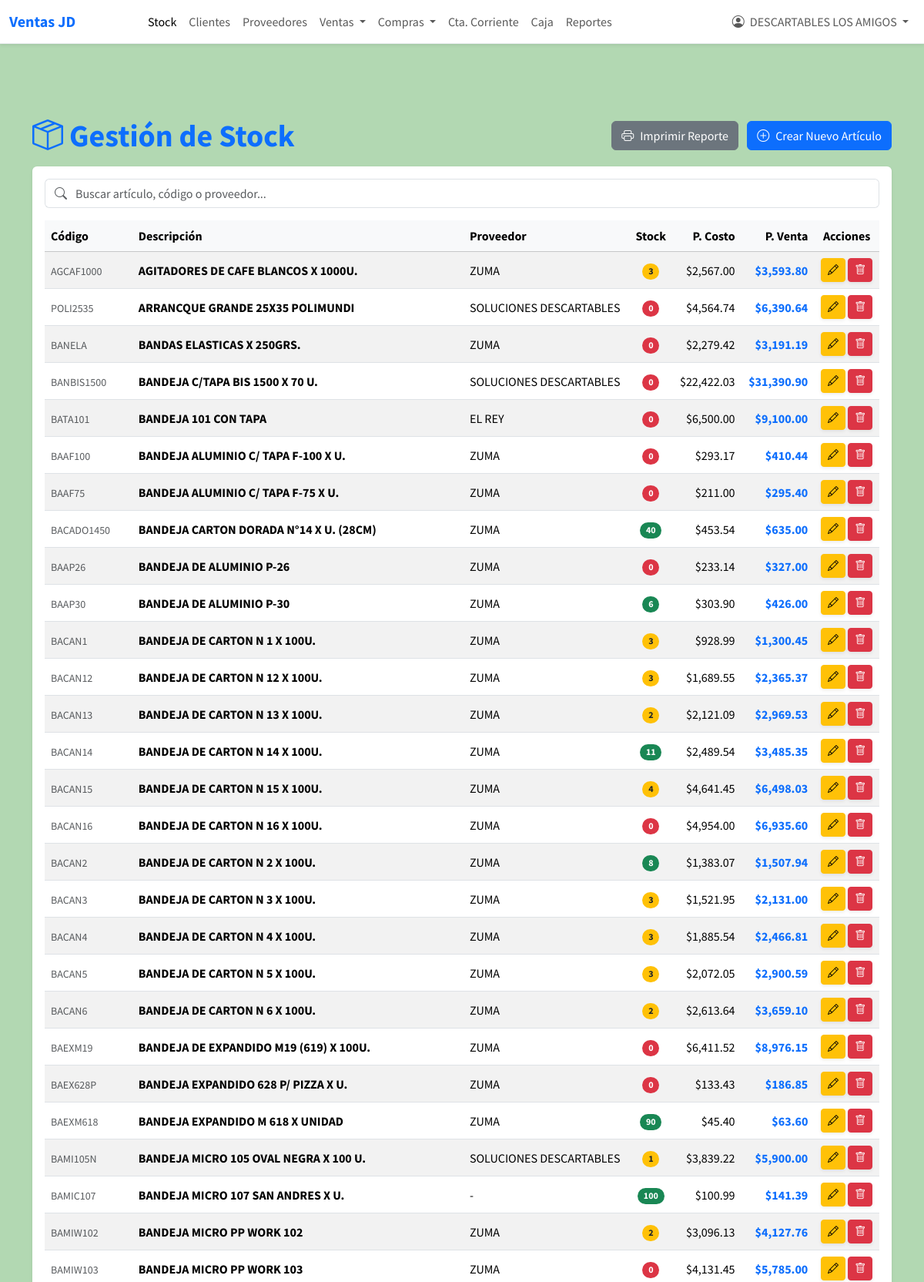
The page /index.php (signed in, upper part) on the database its author committed.
### tables this page shows
CREATE TABLE `articulos` (
  `id` int NOT NULL,
  `codigo` varchar(50) DEFAULT NULL,
  `descripcion` varchar(255) NOT NULL,
  `stock_actual` int NOT NULL DEFAULT '0',
  `precio_costo` decimal(10,2) NOT NULL,
  `precio_venta` decimal(10,2) NOT NULL,
  `id_proveedor` int DEFAULT NULL
);

CREATE TABLE `proveedores` (
  `id` int NOT NULL,
  `nombre_proveedor` varchar(150) NOT NULL,
  `contacto` varchar(100) DEFAULT NULL,
  `telefono` varchar(50) DEFAULT NULL,
  `email` varchar(100) DEFAULT NULL
);

### index.php (the view, shortened to what this page needs)
<?php
require 'header.php';
?>
<div class="container mt-5 pt-5">
    <div class="d-flex justify-content-between align-items-center mb-3">
        <h1 class="mb-0 fw-bold text-primary">
            <i class="bi bi-box-seam me-2"></i>Gestión de Stock
        </h1>
        <div>
            <a href="stock_print.php" target="_blank" class="btn btn-secondary me-2">
                <i class="bi bi-printer me-2"></i>Imprimir Reporte
            </a>
            <button id="btnCrearArticulo" class="btn btn-primary">
                <i class="bi bi-plus-circle me-2"></i>Crear Nuevo Artículo
            </button>
        </div>
    </div>
    <div class="card shadow-sm border-0">
        <div class="card-body">
            <div class="input-group mb-3">
                <span class="input-group-text bg-white border-end-0 text-muted"><i class="bi bi-search"></i></span>
                <input type="text" id="buscadorStock" class="form-control border-start-0 ps-0" placeholder="Buscar artículo, código o proveedor...">
            </div>
            <div class="table-responsive">
                <table id="tablaArticulos" class="table table-striped table-hover align-middle" style="width:100%">
                    <thead class="table-light">
                        <tr>
                            <th>Código</th>
                            <th>Descripción</th>
                            <th>Proveedor</th>
                            <th class="text-center">Stock</th>
                            <th class="text-end">P. Costo</th>
                            <th class="text-end">P. Venta</th>
                            <th class="text-center">Acciones</th>
                        </tr>
                    </thead>
                    <tbody>
                        <?php
                        $sql = "SELECT a.*, p.nombre_proveedor
                                FROM articulos a
                                LEFT JOIN proveedores p ON a.id_proveedor = p.id
                                ORDER BY a.descripcion";
                        $stmt = $pdo->query($sql);
                        while ($row = $stmt->fetch()) {
                            echo "<tr>";
                            echo "<td><small class='text-muted'>" . htmlspecialchars($row['codigo']) . "</small></td>";
                            echo "<td class='fw-bold'>" . htmlspecialchars($row['descripcion']) . "</td>";
                            echo "<td>" . htmlspecialchars($row['nombre_proveedor'] ?? '-') . "</td>";
                            $stock_class = 'bg-success';
                            if ($row['stock_actual'] <= 5) $stock_class = 'bg-warning text-dark';
                            if ($row['stock_actual'] == 0) $stock_class = 'bg-danger';
                            echo "<td class='text-center'><span class='badge $stock_class rounded-pill'>" . $row['stock_actual'] . "</span></td>";
                            echo "<td class='text-end'>$" . number_format($row['precio_costo'], 2) . "</td>";
                            echo "<td class='text-end fw-bold text-primary'>$" . number_format($row['precio_venta'], 2) . "</td>";
                            echo "<td class='text-center'>
                                    <button class='btn btn-warning btn-sm btnEditar shadow-sm' data-id='" . $row['id'] . "' title='Editar'>
                                        <i class='bi bi-pencil'></i>
                                    </button>
                                    <button class='btn btn-danger btn-sm btnEliminar shadow-sm' data-id='" . $row['id'] . "' title='Eliminar'>
                                        <i class='bi bi-trash'></i>
                                    </button>
                                </td>";
                            echo "</tr>";
                        }
                        ?>
                    </tbody>
                </table>
            </div>
        </div>
    </div>
</div>
<?php require 'footer.php'; ?>

### header.php (style rules this page uses)
body { font-family: 'Source Sans Pro', sans-serif; background-color: rgba(0, 128, 0, 0.3); min-height: 100vh; }
.card { border: none; }

### rows shown on the page
articulos: codigo "AGCAF1000", descripcion "AGITADORES DE CAFE BLANCOS X 1000U.", id_proveedor.nombre_proveedor "ZUMA", stock_actual "3", precio_costo "2,567.00", precio_venta "3,593.80"
articulos: codigo "POLI2535", descripcion "ARRANCQUE GRANDE 25X35 POLIMUNDI", id_proveedor.nombre_proveedor "SOLUCIONES DESCARTABLES", stock_actual "0", precio_costo "4,564.74", precio_venta "6,390.64"
articulos: codigo "BANELA", descripcion "BANDAS ELASTICAS X 250GRS.", id_proveedor.nombre_proveedor "ZUMA", stock_actual "0", precio_costo "2,279.42", precio_venta "3,191.19"
articulos: codigo "BANBIS1500", descripcion "BANDEJA C/TAPA BIS 1500 X 70 U.", id_proveedor.nombre_proveedor "SOLUCIONES DESCARTABLES", stock_actual "0", precio_costo "22,422.03", precio_venta "31,390.90"
articulos: codigo "BATA101", descripcion "BANDEJA 101 CON TAPA", id_proveedor.nombre_proveedor "EL REY", stock_actual "0", precio_costo "6,500.00", precio_venta "9,100.00"
articulos: codigo "BAAF100", descripcion "BANDEJA ALUMINIO C/ TAPA F-100 X U.", id_proveedor.nombre_proveedor "ZUMA", stock_actual "0", precio_costo "293.17", precio_venta "410.44"
articulos: codigo "BAAF75", descripcion "BANDEJA ALUMINIO C/ TAPA F-75 X U.", id_proveedor.nombre_proveedor "ZUMA", stock_actual "0", precio_costo "211.00", precio_venta "295.40"
articulos: codigo "BACADO1450", descripcion "BANDEJA CARTON DORADA N°14 X U. (28CM)", id_proveedor.nombre_proveedor "ZUMA", stock_actual "40", precio_costo "453.54", precio_venta "635.00"
articulos: codigo "BAAP26", descripcion "BANDEJA DE ALUMINIO P-26", id_proveedor.nombre_proveedor "ZUMA", stock_actual "0", precio_costo "233.14", precio_venta "327.00"
articulos: codigo "BAAP30", descripcion "BANDEJA DE ALUMINIO P-30", id_proveedor.nombre_proveedor "ZUMA", stock_actual "6", precio_costo "303.90", precio_venta "426.00"
articulos: codigo "BACAN1", descripcion "BANDEJA DE CARTON N 1 X 100U.", id_proveedor.nombre_proveedor "ZUMA", stock_actual "3", precio_costo "928.99", precio_venta "1,300.45"
articulos: codigo "BACAN12", descripcion "BANDEJA DE CARTON N 12 X 100U.", id_proveedor.nombre_proveedor "ZUMA", stock_actual "3", precio_costo "1,689.55", precio_venta "2,365.37"
articulos: codigo "BACAN13", descripcion "BANDEJA DE CARTON N 13 X 100U.", id_proveedor.nombre_proveedor "ZUMA", stock_actual "2", precio_costo "2,121.09", precio_venta "2,969.53"
articulos: codigo "BACAN14", descripcion "BANDEJA DE CARTON N 14 X 100U.", id_proveedor.nombre_proveedor "ZUMA", stock_actual "11", precio_costo "2,489.54", precio_venta "3,485.35"
articulos: codigo "BACAN15", descripcion "BANDEJA DE CARTON N 15 X 100U.", id_proveedor.nombre_proveedor "ZUMA", stock_actual "4", precio_costo "4,641.45", precio_venta "6,498.03"
articulos: codigo "BACAN16", descripcion "BANDEJA DE CARTON N 16 X 100U.", id_proveedor.nombre_proveedor "ZUMA", stock_actual "0", precio_costo "4,954.00", precio_venta "6,935.60"
articulos: codigo "BACAN2", descripcion "BANDEJA DE CARTON N 2 X 100U.", id_proveedor.nombre_proveedor "ZUMA", stock_actual "8", precio_costo "1,383.07", precio_venta "1,507.94"
articulos: codigo "BACAN3", descripcion "BANDEJA DE CARTON N 3 X 100U.", id_proveedor.nombre_proveedor "ZUMA", stock_actual "3", precio_costo "1,521.95", precio_venta "2,131.00"
articulos: codigo "BACAN4", descripcion "BANDEJA DE CARTON N 4 X 100U.", id_proveedor.nombre_proveedor "ZUMA", stock_actual "3", precio_costo "1,885.54", precio_venta "2,466.81"
articulos: codigo "BACAN5", descripcion "BANDEJA DE CARTON N 5 X 100U.", id_proveedor.nombre_proveedor "ZUMA", stock_actual "3", precio_costo "2,072.05", precio_venta "2,900.59"
articulos: codigo "BACAN6", descripcion "BANDEJA DE CARTON N 6 X 100U.", id_proveedor.nombre_proveedor "ZUMA", stock_actual "2", precio_costo "2,613.64", precio_venta "3,659.10"
articulos: codigo "BAEXM19", descripcion "BANDEJA DE EXPANDIDO M19 (619) X 100U.", id_proveedor.nombre_proveedor "ZUMA", stock_actual "0", precio_costo "6,411.52", precio_venta "8,976.15"
articulos: codigo "BAEX628P", descripcion "BANDEJA EXPANDIDO 628 P/ PIZZA X U.", id_proveedor.nombre_proveedor "ZUMA", stock_actual "0", precio_costo "133.43", precio_venta "186.85"
articulos: codigo "BAEXM618", descripcion "BANDEJA EXPANDIDO M 618 X UNIDAD", id_proveedor.nombre_proveedor "ZUMA", stock_actual "90", precio_costo "45.40", precio_venta "63.60"
articulos: codigo "BAMI105N", descripcion "BANDEJA MICRO 105 OVAL NEGRA X 100 U.", id_proveedor.nombre_proveedor "SOLUCIONES DESCARTABLES", stock_actual "1", precio_costo "3,839.22", precio_venta "5,900.00"
articulos: codigo "BAMIC107", descripcion "BANDEJA MICRO 107 SAN ANDRES X U.", nombre_proveedor "-", stock_actual "100", precio_costo "100.99", precio_venta "141.39"
articulos: codigo "BAMIW102", descripcion "BANDEJA MICRO PP WORK 102", id_proveedor.nombre_proveedor "ZUMA", stock_actual "2", precio_costo "3,096.13", precio_venta "4,127.76"
articulos: codigo "BAMIW103", descripcion "BANDEJA MICRO PP WORK 103", id_proveedor.nombre_proveedor "ZUMA", stock_actual "0", precio_costo "4,131.45", precio_venta "5,785.00"

### other values the page prints
$_SESSION['nombre_usuario'] "DESCARTABLES LOS AMIGOS"
